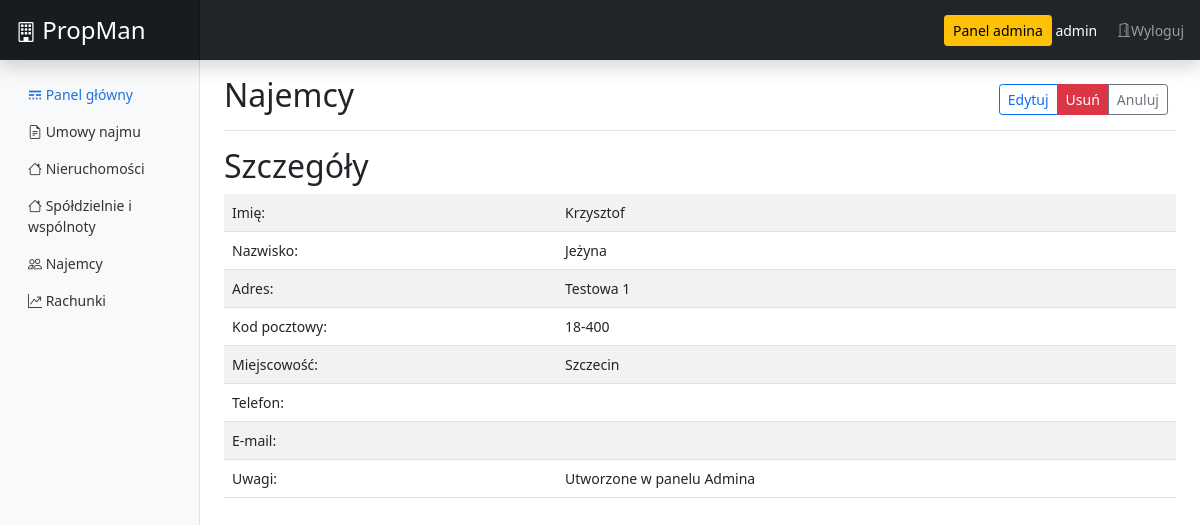
The page /app/forms/tenant/item/1 (signed in) on the database its author committed.
### app/models.py (models this page shows, shortened)
class Tenants(models.Model):
    id = models.AutoField(primary_key=True)
    name = models.CharField(max_length=45, blank=False) # Tenant first name
    surname = models.CharField(max_length=45, blank=False) # Tenant last name
    address = models.CharField(max_length=198, blank=False) # Tenant address
    postalcode = models.CharField(max_length=6, blank=False) # Tenant postalcode
    city = models.CharField(max_length=45, blank=False) # Tenant city
    phone = models.CharField(max_length=12, blank=True) # Tenant phone number
    email = models.EmailField(max_length=254, blank=True) # Tenant email address
    comments = models.TextField(max_length=1000, blank=True) # Comments
    class Meta:
        ordering = ['id']

### app/views.py (the view)
# urls.py: path('forms/tenant/item/<int:pk>', views.tenant_detail, name='tenant_detail'),
def tenant_detail(request, pk):
    form = get_object_or_404(Tenants, pk=pk)
    return render(request, 'registration/tenants/tenant_detail.html', {'tenant_detail': form})

### templates/registration/tenants/tenant_detail.html
{% extends 'registration/base.html' %}
{% block content %}
<div class="d-flex justify-content-between flex-wrap flex-md-nowrap align-items-center pt-3 pb-2 mb-3 border-bottom">
  <h1 class="h2">Najemcy</h1>
  <div class="btn-toolbar mb-2 mb-md-0">
    <div class="btn-group me-2">
      <a href="{% url 'tenant_edit' pk=tenant_detail.pk %}" type="button" class="btn btn-sm btn-outline-primary">Edytuj</a>
      <a href="{% url 'tenant_delete' pk=tenant_detail.pk %}" type="button"
      class="btn btn-sm btn-danger" onclick="return confirm('Czy usunąć?');">Usuń</a>
      <a href="{% url 'tenant_all' %}" type="button" class="btn btn-sm btn-outline-secondary">Anuluj</a>
    </div>
  </div>
</div>
<div class="">
  <h2>Szczegóły</h2>
    <table class="table table-striped">
      <tbody>
        <tr>
          <td>Imię:</td>
          <td>{{ tenant_detail.name}}</td>
        </tr>
        <tr>
          <td>Nazwisko:</td>
          <td>{{ tenant_detail.surname}}</td>
        </tr>
        <tr>
          <td>Adres:</td>
          <td>{{ tenant_detail.address }}</td>
        </tr>
        <tr>
          <td>Kod pocztowy:</td>
          <td>{{ tenant_detail.postalcode }}</td>
        </tr>
        <tr>
          <td>Miejscowość:</td>
          <td>{{ tenant_detail.city }}</td>
        </tr>
        <tr>
          <td>Telefon:</td>
          <td>{{ tenant_detail.phone }}</td>
        </tr>
        <tr>
          <td>E-mail:</td>
          <td>{{ tenant_detail.email }}</td>
        </tr>
        <tr>
          <td>Uwagi:</td>
          <td>{{ tenant_detail.comments }}</td>
        </tr>
      </tbody>
    </table>
</div>
{% endblock %}

### templates/registration/base.html (shortened to what this page needs)
{% load django_htmx %}
<!doctype html>
<html lang="pl">
  <head>
    {% load static %}
    <link href="https://cdn.jsdelivr.net/npm/bootstrap@5.1.3/dist/css/bootstrap.min.css" rel="stylesheet">
    <link rel="stylesheet" href="https://cdn.jsdelivr.net/npm/bootstrap-icons@1.7.2/font/bootstrap-icons.css">
    <link href="{% static 'dashboard.css' %}" rel="stylesheet" type="text/css">
  </head>
  <body hx-ext="debug, event-header">
    <header class="navbar navbar-dark sticky-top bg-dark flex-md-nowrap p-0 shadow">
      <a class="navbar-brand col-md-3 col-lg-2 me-0 px-3 fs-4" href="{% url 'index' %}">
        <i class="bi bi-building text-white fs-5"></i>
        PropMan
      </a>
        {% if user.is_authenticated %}
      <div class="navbar-nav">
        <div class="nav-item text-nowrap">
          {% if request.user.is_superuser %}
            <a type="button" class="btn btn-warning btn-secondary btn-sm btn-block" href="/admin">Panel admina</a>
          {% endif %}
          <span class="d-inline align-middle text-white">{{ user.username }}</span>
          <a class="d-inline nav-link align-middle px-3" href="{% url 'logout' %}">
            <i class="bi bi-door-open"></i>Wyloguj
          </a>
        </div>
      </div>
    </header>
    <div class="container-fluid">
      <div class="row">
        {% include 'registration/menu.html' %}
        <main class="col-md-9 ms-sm-auto col-lg-10 px-md-4">
          <div class="">
            {% block content %}
            {% endblock %}
          </div>
        </main>
      </div>
    </div>
    {% endif %}
  </body>
</html>

### static/dashboard.css (style rules this page uses)
body { font-size: .875rem; }
.navbar-brand { padding-top: .75rem; padding-bottom: .75rem; font-size: 1rem; background-color: rgba(0, 0, 0, .25); box-shadow: inset -1px 0 0 rgba(0, 0, 0, .25); }

### rows shown on the page
Tenants: name "Krzysztof", surname "Jeżyna", address "Testowa 1", postalcode "18-400", city "Szczecin", comments "Utworzone w panelu Admina"

### other values the page prints
{{ user.username }} "admin"
